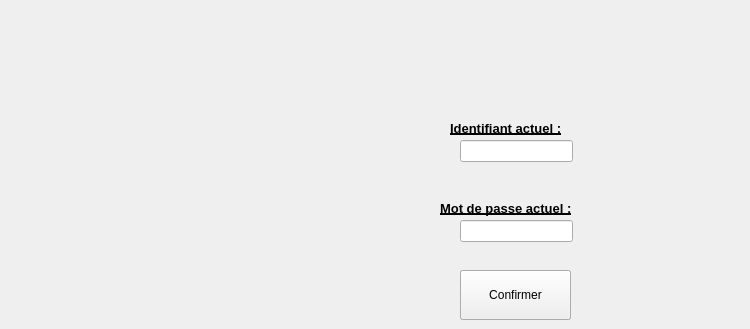
      <widget class="QWidget" name="tbGestionLogin">
       <attribute name="title">
        <string>Login/Mdp</string>
       </attribute>
       <widget class="QPushButton" name="pbVerificationLogin">
        <property name="geometry">
         <rect>
          <x>460</x>
          <y>270</y>
          <width>111</width>
          <height>50</height>
         </rect>
        </property>
        <property name="text">
         <string>Verifier</string>
        </property>
       </widget>
       <widget class="QLineEdit" name="lnLogin">
        <property name="geometry">
         <rect>
          <x>460</x>
          <y>140</y>
          <width>113</width>
          <height>22</height>
         </rect>
        </property>
       </widget>
       <widget class="QLineEdit" name="lnPassword">
        <property name="geometry">
         <rect>
          <x>460</x>
          <y>220</y>
          <width>113</width>
          <height>22</height>
         </rect>
        </property>
       </widget>
       <widget class="QLabel" name="lbLogin">
        <property name="geometry">
         <rect>
          <x>450</x>
          <y>120</y>
          <width>291</width>
          <height>16</height>
         </rect>
        </property>
        <property name="font">
         <font>
          <pointsize>10</pointsize>
          <weight>75</weight>
          <bold>true</bold>
          <underline>true</underline>
         </font>
        </property>
        <property name="text">
         <string>Identifiant actuel :</string>
        </property>
       </widget>
       <widget class="QLabel" name="lbPassword">
        <property name="geometry">
         <rect>
          <x>440</x>
          <y>200</y>
          <width>231</width>
          <height>16</height>
         </rect>
        </property>
        <property name="font">
         <font>
          <pointsize>10</pointsize>
          <weight>75</weight>
          <bold>true</bold>
          <underline>true</underline>
         </font>
        </property>
        <property name="text">
         <string>Mot de passe actuel :</string>
        </property>
       </widget>
       <widget class="QPushButton" name="pbConfirmerModifLogin">
        <property name="geometry">
         <rect>
          <x>460</x>
          <y>270</y>
          <width>111</width>
          <height>50</height>
         </rect>
        </property>
        <property name="text">
         <string>Confirmer</string>
        </property>
       </widget>
      </widget>
